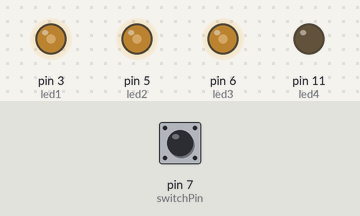
Recording of a sketch running on a simulated Arduino Uno, built with avr-gcc and run on an emulated ATmega328P. On the bench: output pins drawn as LEDs (lit = HIGH). The test bench sets the inputs (shaded band); at power-on: pin 7 (switchPin) LOW.

Above: at 1.2 s.
1.3 s: pin 7 (switchPin) pulled HIGH for 0.15 s
At 2.16 s:
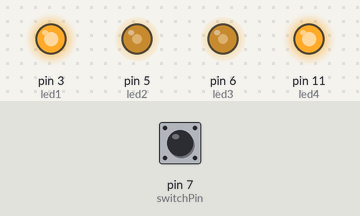
At 3.67 s:
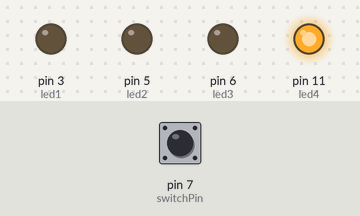
4.3 s: pin 7 (switchPin) pulled HIGH for 3.2 s
10.5 s: pin 7 (switchPin) pulled HIGH for 1 s
At 12.22 s:
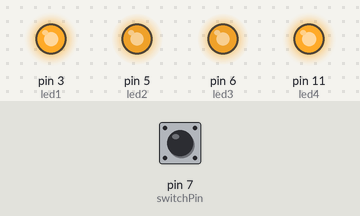
13.5 s: pin 7 (switchPin) pulled HIGH for 1 s
17.5 s: pin 7 (switchPin) pulled HIGH for 0.15 s
At 18.65 s:
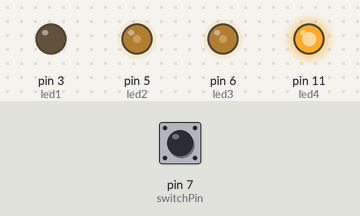
20.6 s: pin 7 (switchPin) pulled HIGH for 3.2 s
Timing chart, 0 to 27.8 s (numbered marks = the images above; inputs shaded):
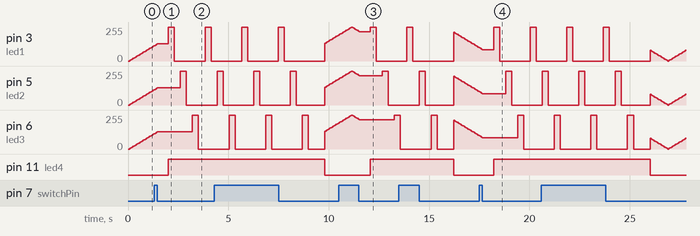

Measured:
- after the input at 1.3 s, pin 11 (led4): LOW → HIGH after 0.71 s
- after the input at 4.3 s, pin 11 (led4): HIGH → LOW after 5.5 s
- after the input at 10.5 s, pin 11 (led4): LOW → HIGH after 1.6 s
- after the input at 13.5 s, pin 11 (led4): HIGH → LOW after 2.7 s
- after the input at 17.5 s, pin 11 (led4): LOW → HIGH after 0.71 s
- after the input at 20.6 s, pin 11 (led4): HIGH → LOW after 5.4 s

The sketch:

BC_Micro.ino
```cpp
/*
 * Book-Case control written for Arduino Micro
 * Based on Open Source LED Fade Sketch
 * Added button debounce and latching functions
 */
int switchPin = 7;     // switch is connected to pin 2
int led1 = 3;          // 1st PWM pin (top shelf)
int led2 = 5;          // 2nd PWM pin (middle shelf)
int led3 = 6;          // 3rd PWM pin (bottom shelf)
int led4 = 11;         // On/Off pin  (hidden compartment)

int brightness = 0;    // how bright the LED is
int fadeAmount = 5;    // how many points to fade the LED by

int btn;               // variable for reading the pin status
int btn2;              // variable for reading the delayed status
int buttonState;       // variable to hold the button state
int mode;              // 2 state function modes

// the setup routine runs once when you press reset:
void setup() {
  pinMode(switchPin, INPUT);              // Set the switch pin as input
  pinMode(led1, OUTPUT);                  // declare pin 9 & 10 to be outputs:
  pinMode(led2, OUTPUT);                  // declare pin 9 & 10 to be outputs:
  pinMode(led3, OUTPUT);                  // declare pin 11 to be an output:
  pinMode(led4, OUTPUT);                  // declare pin 11 to be an output:
  buttonState = digitalRead(switchPin);   // read the initial state
}

// the loop routine runs over and over again forever:
void loop() {
  btn = digitalRead(switchPin);       // read input value and store it in val
  delay(25);                          // 10 milliseconds is a good amount of time
  btn2 = digitalRead(switchPin);      // read the input again to check for bounces
  /* BUTTON LATCHING */
  if(btn == btn2){
    if(btn != buttonState){
      if(btn == LOW){
        if(mode == 0){
          mode = 1;                       // Toggle mode state
          delay(500);                     // avoid switching continuously
        }
        else if(mode == 1){
          mode = 0;                       // Toggle mode state
          delay(500);                     // avoid switching continuously
        }
      }
    }
    buttonState = btn;
  }
  /* FADING FUNCTION - NORMAL OPERATION */
  if(mode == 0){
    // Turn off hidden compartment
    digitalWrite(led4, LOW);
    // set the brightness of pin 9:
    analogWrite(led1, brightness);
    analogWrite(led2, brightness);
    analogWrite(led3, brightness);

    // change the brightness for next time through the loop:
    brightness = brightness + fadeAmount;

    // reverse the direction of the fading at the ends of the fade:
    if (brightness <= 0 || brightness >= 255) {
      fadeAmount = -fadeAmount;
    }
    // wait for 30 milliseconds to see the dimming effect
    delay(30);
  }
  /* BLINK FUNCTION - WHEN TOP IS OPEN */
  else if(mode == 1){
    // Turn on hidden compartment
    digitalWrite(led4, HIGH);
    // Rotate blinking each shelf
    digitalWrite(led1, HIGH);
    delay(300);
    digitalWrite(led1, LOW);
    delay(300);
    digitalWrite(led2, HIGH);
    delay(300);
    digitalWrite(led2, LOW);
    delay(300);
    digitalWrite(led3, HIGH);
    delay(300);
    digitalWrite(led3, LOW);
    delay(300);
  }
}
```
